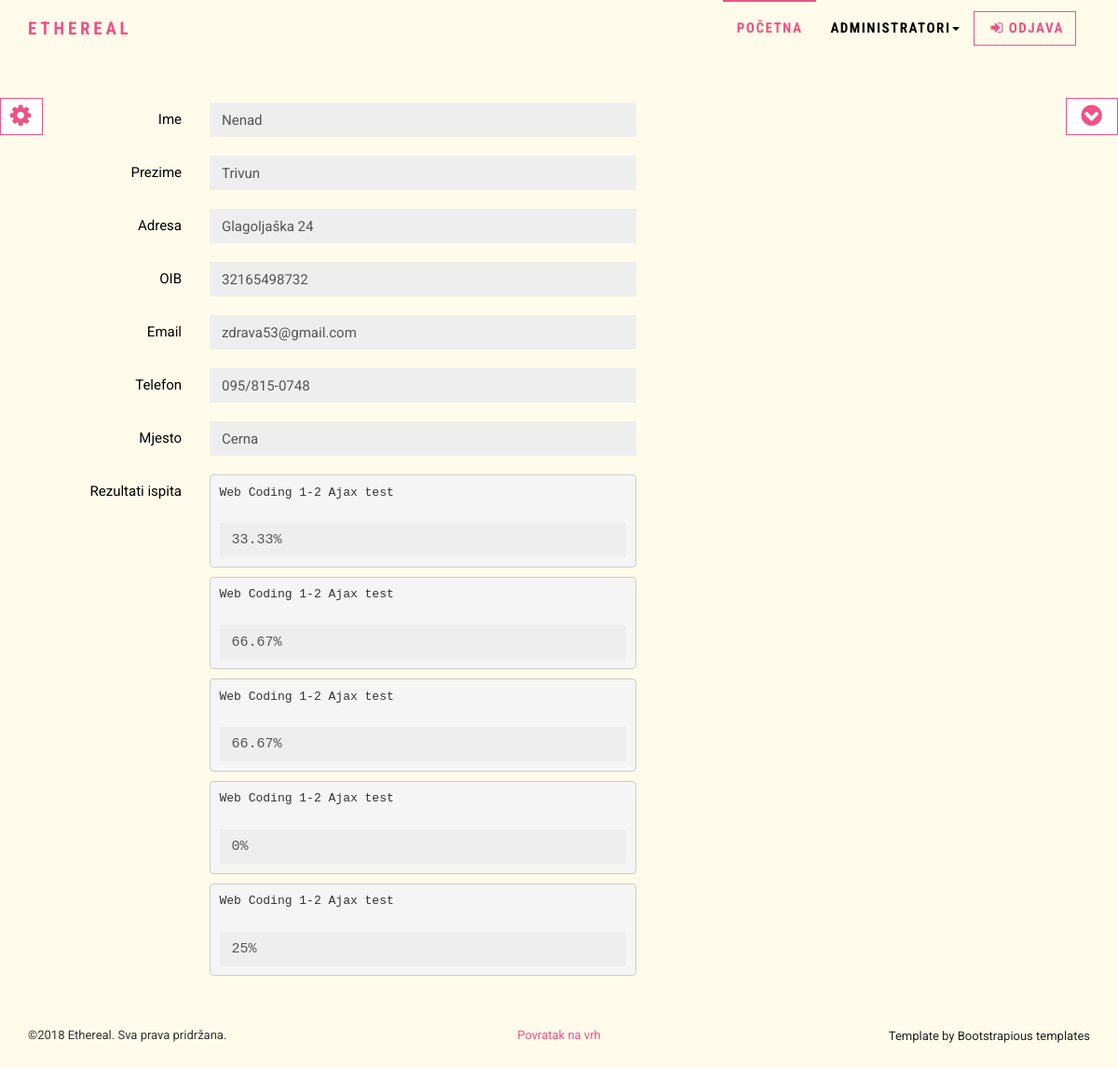
The page /php/profile.php?id=2 (signed in) on the database its author committed.
### tables this page shows
CREATE TABLE `users` (
  `id` int(11) NOT NULL,
  `ime` varchar(30) NOT NULL,
  `prezime` varchar(30) NOT NULL,
  `username` varchar(255) NOT NULL,
  `password` varchar(255) NOT NULL,
  `oib` varchar(11) NOT NULL,
  `email` varchar(255) NOT NULL,
  `telefon` varchar(50) NOT NULL,
  `adresa` varchar(50) NOT NULL,
  `id_mjesto_fk` int(50) NOT NULL,
  `datum_rodjenja` date NOT NULL,
  `id_status_fk` int(11) NOT NULL
);

CREATE TABLE `mjesto` (
  `id` int(5) NOT NULL,
  `naziv` varchar(255) NOT NULL,
  `pbr` varchar(10) NOT NULL
);

CREATE TABLE `results` (
  `id` int(255) NOT NULL,
  `id_osobe_fk` int(255) NOT NULL,
  `id_ispit_fk` int(255) NOT NULL,
  `result` varchar(255) NOT NULL
);

CREATE TABLE `tecaj` (
  `id` int(11) NOT NULL,
  `smjer` varchar(100) NOT NULL,
  `broj_sati` int(11) NOT NULL,
  `cijena` float(10,2) NOT NULL
);

CREATE TABLE `lessons` (
  `id` int(5) NOT NULL,
  `lesson_name` varchar(255) NOT NULL,
  `id_tecaj_fk` int(5) NOT NULL
);

### php/profile.php (the view, shortened to what this page needs)
<?php
require_once "includes/functions.php";
$con = spajanje();
if($_SESSION['login'] !== true){
	die('<div class="alert" style="background:yellow;">
	<a href="index.php" class="close" data-dismiss="alert" aria-label="close">
	&times;
	</a>
	<strong>Nemate ovlasti za pristup ovoj stranici!</strong>
	</div>');
}
else{
$id=$_GET['id'];
global $id;
$sql = "SELECT users.ime,users.prezime,users.oib,users.telefon,users.adresa,users.email, mjesto.naziv
		FROM users
        INNER JOIN mjesto ON users.id_mjesto_fk = mjesto.id
		WHERE users.id = $id;";
$result = mysqli_query($con, $sql);
if (mysqli_num_rows($result)==1){
	$user = mysqli_fetch_assoc($result);
}
}
require_once "includes/header.php";
?>
<form class="form-horizontal" action ="" method = "get">
	<div class="form-group">
		<label for ="ime" class="col-sm-2 control-label">Ime</label>
		<div class="col-sm-5">
			<input type="text" disabled id="ime" name="ime" class ="form-control transparent" value="<?=$user['ime'];?>"/>
		</div>
	</div>
	<div class="form-group">
		<label for ="prezime" class="col-sm-2 control-label">Prezime</label>
		<div class="col-sm-5">
			<input type="text" disabled id="prezime" name="prezime" class ="form-control transparent" value="<?=$user['prezime'];?>"/>
		</div>
	</div>
	<div class="form-group">
		<label for ="adresa" class="col-sm-2 control-label">Adresa</label>
		<div class="col-sm-5">
			<input type="text" disabled id="adresa" name="adresa" class ="form-control transparent" value="<?=$user['adresa'];?>"/>
		</div>
	</div>
	<div class="form-group">
		<label for ="oib" class="col-sm-2 control-label">OIB</label>
		<div class="col-sm-5">
			<input type="text" disabled id="oib" name="oib" class ="form-control transparent" value="<?=$user['oib'];?>"/>
		</div>
	</div>
	<div class="form-group">
		<label for ="email" class="col-sm-2 control-label">Email</label>
		<div class="col-sm-5">
			<input type="email" disabled id="email" name="email" class ="form-control transparent" value="<?=$user['email'];?>"/>
		</div>
	</div>
	<div class="form-group">
		<label for ="telefon" class="col-sm-2 control-label">Telefon</label>
		<div class="col-sm-5">
			<input type="text" disabled id="telefon" name="telefon" class ="form-control transparent" value="<?=$user['telefon'];?>"/>
		</div>
	</div>
	<div class="form-group">
		<label for ="mjesto" class="col-sm-2 control-label">Mjesto</label>
            <div class="col-sm-5">
                <input type="text" disabled id="mjesto" name="mjesto" class ="form-control transparent" value="<?=$user['naziv'];?>"/>
            </div>
	</div>
    <div class="form-group">
		<label for ="mjesto" class="col-sm-2 control-label">Rezultati ispita</label>
            <div class="col-sm-5">
            <?php
            $sql = "SELECT results.id, results.id_ispit_fk, results.result, lessons.lesson_name, tecaj.smjer FROM results
                    INNER JOIN ispit ON results.id_ispit_fk = ispit.id
                    INNER JOIN lessons ON ispit.id_lesson_fk = lessons.id
                    INNER JOIN tecaj ON ispit.id_tecaj_fk = tecaj.id
                    WHERE id_osobe_fk = $id";
            $result = mysqli_query($con,$sql);
            if(mysqli_num_rows($result)>0){
                while($ispit = mysqli_fetch_assoc($result)){
                        echo "<pre><p>".$ispit['smjer']." ".$ispit['lesson_name']."</p>";
                        echo '<input type="text" disabled id = "'.$ispit['id'].'" class="form-control transparent" name = "'.$ispit['id'].'" value = "'.$ispit['result'].'"/></pre>';
                }
            }
            else{
                echo "Nema dostupnih rezultata!";
            }
            ?>
            </div>
	</div>
	</div>
<?php
require "includes/footer.php";
?>

### css/style.default.css (style rules this page uses)
html { height: 100%; }
body { height: 100%; }
body { font-family: "Roboto", Helvetica, Arial, sans-serif; font-size: 15px; line-height: 1.55; color: #000; background-color: #fff; }
label { font-weight: normal; }
.form-control { display: block; width: 100%; height: 37px; padding: 6px 12px; font-size: 15px; line-height: 1.55; color: #555555; background-color: #fff; background-image: none; border: 1px solid #ccc; border-radius: 0; -webkit-box-shadow: none; box-shadow: none; }
.form-group { margin-bottom: 20px; }
p { margin: 0 0 23px; }

### css/custom.css (style rules this page uses)
body, .navbar, .question, table.dataTable tbody tr { background:#fffbeb; }
#site { display : none; }
.transparent { border-color: transparent; background-color:transparent; }

### rows shown on the page
users: ime "Nenad", prezime "Trivun", adresa "Glagoljaška 24", oib "32165498732", email "zdrava53@gmail.com", telefon "095/815-0748", mjesto "Cerna"
results: tecaj.smjer "Web Coding 1-2", lessons.lesson_name "Ajax test", result "33.33%"
results: tecaj.smjer "Web Coding 1-2", lessons.lesson_name "Ajax test", result "66.67%"
results: tecaj.smjer "Web Coding 1-2", lessons.lesson_name "Ajax test", result "66.67%"
results: tecaj.smjer "Web Coding 1-2", lessons.lesson_name "Ajax test", result "0%"
results: tecaj.smjer "Web Coding 1-2", lessons.lesson_name "Ajax test", result "25%"
